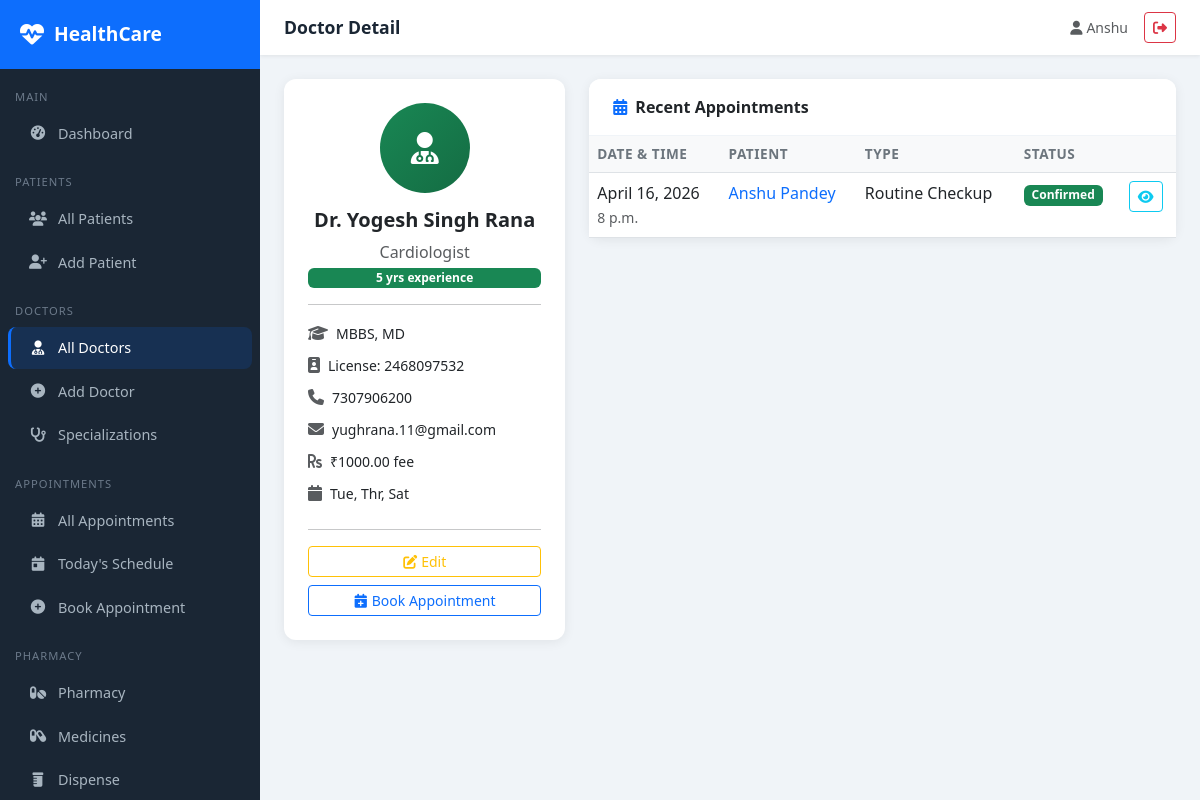
The app's page /doctors/2/ (signed in) with its own data.
### doctors/models.py (models this page shows, shortened)
class Doctor(models.Model):
    user = models.OneToOneField(User, on_delete=models.SET_NULL, null=True, blank=True)
    first_name = models.CharField(max_length=100)
    last_name = models.CharField(max_length=100)
    specialization = models.ForeignKey(Specialization, on_delete=models.SET_NULL, null=True)
    qualification = models.CharField(max_length=200)
    experience_years = models.IntegerField(default=0)
    phone = models.CharField(max_length=15)
    email = models.EmailField()
    license_number = models.CharField(max_length=50, unique=True)
    consultation_fee = models.DecimalField(max_digits=8, decimal_places=2, default=0)
    available_days = models.CharField(max_length=100, blank=True, help_text="e.g. Mon,Tue,Wed")
    available_time_start = models.TimeField(null=True, blank=True)
    available_time_end = models.TimeField(null=True, blank=True)
    bio = models.TextField(blank=True)
    is_active = models.BooleanField(default=True)
    created_at = models.DateTimeField(auto_now_add=True)
    def __str__(self):
        return f"Dr. {self.first_name} {self.last_name}"

class Specialization(models.Model):
    name = models.CharField(max_length=100, unique=True)
    description = models.TextField(blank=True)
    def __str__(self):
        return self.name

### appointments/models.py (models this page shows, shortened)
class Appointment(models.Model):
    STATUS_CHOICES = [
        ('scheduled', 'Scheduled'),
        ('confirmed', 'Confirmed'),
        ('completed', 'Completed'),
        ('cancelled', 'Cancelled'),
        ('no_show', 'No Show'),
    ]
    TYPE_CHOICES = [
        ('consultation', 'Consultation'),
        ('follow_up', 'Follow Up'),
        ('emergency', 'Emergency'),
        ('routine_checkup', 'Routine Checkup'),
        ('lab_test', 'Lab Test'),
        ('surgery', 'Surgery'),
    ]
    patient = models.ForeignKey(Patient, on_delete=models.CASCADE, related_name='appointments')
    doctor = models.ForeignKey(Doctor, on_delete=models.CASCADE, related_name='appointments')
    appointment_date = models.DateField()
    appointment_time = models.TimeField()
    appointment_type = models.CharField(max_length=30, choices=TYPE_CHOICES, default='consultation')
    status = models.CharField(max_length=20, choices=STATUS_CHOICES, default='scheduled')
    reason = models.TextField(blank=True)
    notes = models.TextField(blank=True)
    follow_up_date = models.DateField(null=True, blank=True)
    created_at = models.DateTimeField(auto_now_add=True)
    updated_at = models.DateTimeField(auto_now=True)
    class Meta:
        ordering = ['-appointment_date', '-appointment_time']

### patients/models.py (models this page shows, shortened)
class Patient(models.Model):
    BLOOD_GROUP_CHOICES = [
        ('A+', 'A+'), ('A-', 'A-'), ('B+', 'B+'), ('B-', 'B-'),
        ('O+', 'O+'), ('O-', 'O-'), ('AB+', 'AB+'), ('AB-', 'AB-'),
    ]
    GENDER_CHOICES = [('M', 'Male'), ('F', 'Female'), ('O', 'Other')]
    user = models.OneToOneField(User, on_delete=models.SET_NULL, null=True, blank=True)
    first_name = models.CharField(max_length=100)
    last_name = models.CharField(max_length=100)
    date_of_birth = models.DateField()
    gender = models.CharField(max_length=1, choices=GENDER_CHOICES)
    blood_group = models.CharField(max_length=3, choices=BLOOD_GROUP_CHOICES, blank=True)
    phone = models.CharField(max_length=15)
    email = models.EmailField(blank=True)
    address = models.TextField()
    emergency_contact_name = models.CharField(max_length=100, blank=True)
    emergency_contact_phone = models.CharField(max_length=15, blank=True)
    allergies = models.TextField(blank=True, help_text="List known allergies")
    chronic_conditions = models.TextField(blank=True)
    insurance_provider = models.CharField(max_length=100, blank=True)
    insurance_id = models.CharField(max_length=50, blank=True)
    created_at = models.DateTimeField(auto_now_add=True)
    updated_at = models.DateTimeField(auto_now=True)
    def __str__(self):
        return f"{self.first_name} {self.last_name}"

### doctors/views.py (the view)
# urls.py: path('<int:pk>/', views.doctor_detail, name='doctor_detail'),
@login_required
def doctor_detail(request, pk):
    doctor = get_object_or_404(Doctor, pk=pk)
    appointments = doctor.appointments.order_by('-appointment_date')[:10]
    return render(request, 'doctors/doctor_detail.html', {'doctor': doctor, 'appointments': appointments})

### templates/doctors/doctor_detail.html (shortened to what this page needs)
{% extends 'base/base.html' %}
{% block page_title %}Doctor Detail{% endblock %}
{% block content %}
<div class="row g-4">
    <div class="col-md-4">
        <div class="card text-center p-4">
            <div style="width:90px;height:90px;background:linear-gradient(135deg,#198754,#146c43);border-radius:50%;display:flex;align-items:center;justify-content:center;margin:0 auto 15px;">
                <i class="fas fa-user-md fa-2x text-white"></i>
            </div>
            <h5 class="fw-bold">{{ doctor }}</h5>
            <p class="text-muted mb-1">{{ doctor.specialization }}</p>
            <span class="badge bg-success">{{ doctor.experience_years }} yrs experience</span>
            <hr>
            <div class="text-start">
                <div class="mb-2"><i class="fas fa-graduation-cap text-muted me-2"></i><small>{{ doctor.qualification }}</small></div>
                <div class="mb-2"><i class="fas fa-id-badge text-muted me-2"></i><small>License: {{ doctor.license_number }}</small></div>
                <div class="mb-2"><i class="fas fa-phone text-muted me-2"></i><small>{{ doctor.phone }}</small></div>
                <div class="mb-2"><i class="fas fa-envelope text-muted me-2"></i><small>{{ doctor.email }}</small></div>
                <div class="mb-2"><i class="fas fa-rupee-sign text-muted me-2"></i><small>₹{{ doctor.consultation_fee }} fee</small></div>
                {% if doctor.available_days %}
                <div class="mb-2"><i class="fas fa-calendar text-muted me-2"></i><small>{{ doctor.available_days }}</small></div>
                {% endif %}
            </div>
            <hr>
            <div class="d-grid gap-2">
                <a href="{% url 'doctor_update' doctor.pk %}" class="btn btn-outline-warning btn-sm"><i class="fas fa-edit me-1"></i>Edit</a>
                <a href="{% url 'appointment_create' %}?doctor={{ doctor.pk }}" class="btn btn-outline-primary btn-sm"><i class="fas fa-calendar-plus me-1"></i>Book Appointment</a>
            </div>
        </div>
    </div>
    <div class="col-md-8">
        <div class="card">
            <div class="card-header py-3 px-4"><i class="fas fa-calendar-alt text-primary me-2"></i>Recent Appointments</div>
            <div class="card-body p-0">
                <div class="table-responsive">
                    <table class="table table-hover mb-0">
                        <thead><tr><th>Date & Time</th><th>Patient</th><th>Type</th><th>Status</th><th></th></tr></thead>
                        <tbody>
                        {% for appt in appointments %}
                        <tr>
                            <td>{{ appt.appointment_date }}<br><small class="text-muted">{{ appt.appointment_time }}</small></td>
                            <td><a href="{% url 'patient_detail' appt.patient.pk %}" class="text-decoration-none">{{ appt.patient }}</a></td>
                            <td>{{ appt.get_appointment_type_display }}</td>
                            <td><span class="badge badge-status-{{ appt.status }}">{{ appt.get_status_display }}</span></td>
                            <td><a href="{% url 'appointment_detail' appt.pk %}" class="btn btn-sm btn-outline-info"><i class="fas fa-eye"></i></a></td>
                        </tr>
                        {% empty %}
                        <tr><td colspan="5" class="text-center text-muted py-3">No appointments yet.</td></tr>
                        {% endfor %}
                        </tbody>
                    </table>
                </div>
            </div>
        </div>
    </div>
</div>
{% endblock %}

### templates/base/base.html (shortened to what this page needs)
{% load static %}
<!DOCTYPE html>
<html lang="en">
<head>
    <link href="https://cdn.jsdelivr.net/npm/bootstrap@5.3.0/dist/css/bootstrap.min.css" rel="stylesheet">
    <link href="https://cdnjs.cloudflare.com/ajax/libs/font-awesome/6.4.0/css/all.min.css" rel="stylesheet">
    <link rel="stylesheet" href="{% static 'css/custom.css' %}">
</head>
<body>
{% if user.is_authenticated %}
<div class="sidebar">
    <div class="sidebar-brand">
        <i class="fas fa-heartbeat"></i>
        <span>HealthCare</span>
    </div>
    <nav class="mt-2">
        <div class="nav-section">Main</div>
        <a href="{% url 'dashboard' %}" class="nav-link {% if request.resolver_match.url_name == 'dashboard' %}active{% endif %}">
            <i class="fas fa-tachometer-alt"></i> Dashboard
        </a>
        <div class="nav-section">Patients</div>
        <a href="{% url 'patient_list' %}" class="nav-link {% if 'patient' in request.resolver_match.url_name %}active{% endif %}">
            <i class="fas fa-users"></i> All Patients
        </a>
        <a href="{% url 'patient_create' %}" class="nav-link">
            <i class="fas fa-user-plus"></i> Add Patient
        </a>
        <div class="nav-section">Doctors</div>
        <a href="{% url 'doctor_list' %}" class="nav-link {% if 'doctor' in request.resolver_match.url_name %}active{% endif %}">
            <i class="fas fa-user-md"></i> All Doctors
        </a>
        <a href="{% url 'doctor_create' %}" class="nav-link">
            <i class="fas fa-plus-circle"></i> Add Doctor
        </a>
        <a href="{% url 'specialization_list' %}" class="nav-link">
            <i class="fas fa-stethoscope"></i> Specializations
        </a>
        <div class="nav-section">Appointments</div>
        <a href="{% url 'appointment_list' %}" class="nav-link {% if 'appointment' in request.resolver_match.url_name %}active{% endif %}">
            <i class="fas fa-calendar-alt"></i> All Appointments
        </a>
        <a href="{% url 'today_appointments' %}" class="nav-link">
            <i class="fas fa-calendar-day"></i> Today's Schedule
        </a>
        <a href="{% url 'appointment_create' %}" class="nav-link">
            <i class="fas fa-plus-circle"></i> Book Appointment
        </a>
        <div class="nav-section">Pharmacy</div>
        <a href="{% url 'pharmacy_dashboard' %}" class="nav-link">
            <i class="fas fa-pills"></i> Pharmacy
        </a>
        <a href="{% url 'medicine_list' %}" class="nav-link">
            <i class="fas fa-capsules"></i> Medicines
        </a>
        <a href="{% url 'dispense_medicine' %}" class="nav-link">
            <i class="fas fa-prescription-bottle"></i> Dispense
        </a>
    </nav>
</div>
<div class="main-content">
    <div class="topbar">
        <span class="topbar-title">{% block page_title %}HealthCare Portal{% endblock %}</span>
        <div class="d-flex align-items-center gap-3">
            <span class="text-muted small"><i class="fas fa-user me-1"></i>{{ user.get_full_name|default:user.username }}</span>
            <a href="{% url 'logout' %}" class="btn btn-sm btn-outline-danger"><i class="fas fa-sign-out-alt"></i></a>
        </div>
    </div>
    <div class="page-content">
        {% block content %}{% endblock %}
    </div>
</div>
{% else %}
{% block public_content %}{% endblock %}
{% endif %}
</body>
</html>

### static/css/custom.css (style rules this page uses)
body { font-family: 'Segoe UI', Tahoma, Geneva, Verdana, sans-serif; }
.badge-status-confirmed { background: #198754; color: #fff; }
.sidebar .nav-link.active { border-left: 3px solid #0d6efd; padding-left: 17px; }

### templates/base/base.html (style rules this page uses)
:root { --primary: #0d6efd; --sidebar-bg: #1a2634; --sidebar-width: 260px; }
body { background: #f0f4f8; font-family: 'Segoe UI', sans-serif; }
.sidebar { position: fixed; top: 0; left: 0; height: 100vh; width: var(--sidebar-width); background: var(--sidebar-bg); z-index: 1000; overflow-y: auto; transition: all 0.3s; }
.sidebar-brand { padding: 20px; background: #0d6efd; color: white; font-size: 1.2rem; font-weight: 700; display: flex; align-items: center; gap: 10px; }
.sidebar-brand i { font-size: 1.5rem; }
.nav-section { padding: 10px 15px 5px; font-size: 0.7rem; color: #6c7a8a; text-transform: uppercase; letter-spacing: 1px; margin-top: 10px; }
.sidebar .nav-link { color: #a8b5c0; padding: 10px 20px; border-radius: 8px; margin: 2px 8px; display: flex; align-items: center; gap: 10px; font-size: 0.9rem; transition: all 0.2s; }
.sidebar .nav-link:hover, .sidebar .nav-link.active { background: rgba(13,110,253,0.15); color: #fff; }
.sidebar .nav-link i { width: 20px; text-align: center; }
.main-content { margin-left: var(--sidebar-width); min-height: 100vh; }
.topbar { background: #fff; padding: 12px 24px; box-shadow: 0 1px 4px rgba(0,0,0,0.08); display: flex; justify-content: space-between; align-items: center; position: sticky; top: 0; z-index: 999; }
.topbar-title { font-weight: 600; color: #1a2634; font-size: 1.1rem; }
.page-content { padding: 24px; }
.card { border: none; border-radius: 12px; box-shadow: 0 2px 12px rgba(0,0,0,0.07); }
.card-header { background: #fff; border-bottom: 1px solid #f0f4f8; border-radius: 12px 12px 0 0 !important; font-weight: 600; }
.badge-status-confirmed { background: #198754; }
.table th { font-weight: 600; background: #f8f9fa; font-size: 0.85rem; text-transform: uppercase; letter-spacing: 0.5px; color: #6c757d; }

### records on screen
Doctor: first_name+last_name "Dr. Yogesh Singh Rana", specialization "Cardiologist", experience_years "5", qualification "MBBS, MD", license_number "2468097532", phone "7307906200", email "yughrana.11@gmail.com", consultation_fee "1000.00", available_days "Tue, Thr, Sat"
Appointment: appointment_date "April 16, 2026", appointment_time "8 p.m.", patient "Anshu Pandey", appointment_type "Routine Checkup", status "Confirmed"

### other values on screen
{{ user.get_full_name|default:user.username }} "Anshu"
